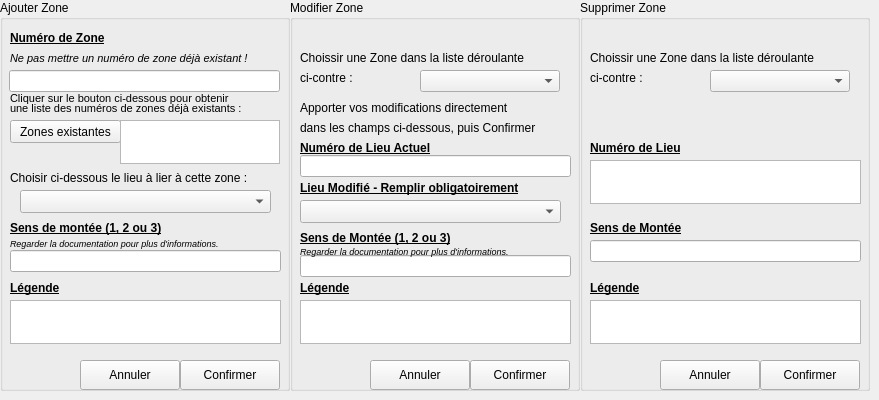
      <widget class="QWidget" name="tbGestionZone">
       <attribute name="title">
        <string>Gestion des zones...</string>
       </attribute>
       <widget class="QGroupBox" name="gbModifierZone">
        <property name="geometry">
         <rect>
          <x>290</x>
          <y>0</y>
          <width>290</width>
          <height>391</height>
         </rect>
        </property>
        <property name="title">
         <string>Modifier Zone</string>
        </property>
        <widget class="QLabel" name="label_93">
         <property name="geometry">
          <rect>
           <x>10</x>
           <y>50</y>
           <width>261</width>
           <height>16</height>
          </rect>
         </property>
         <property name="text">
          <string>Choissir une Zone dans la liste déroulante</string>
         </property>
        </widget>
        <widget class="QComboBox" name="cBoxZoneMod">
         <property name="geometry">
          <rect>
           <x>130</x>
           <y>70</y>
           <width>140</width>
           <height>22</height>
          </rect>
         </property>
        </widget>
        <widget class="QLabel" name="label_94">
         <property name="geometry">
          <rect>
           <x>10</x>
           <y>70</y>
           <width>71</width>
           <height>16</height>
          </rect>
         </property>
         <property name="text">
          <string>ci-contre :</string>
         </property>
        </widget>
        <widget class="QLabel" name="label_95">
         <property name="geometry">
          <rect>
           <x>10</x>
           <y>230</y>
           <width>191</width>
           <height>16</height>
          </rect>
         </property>
         <property name="font">
          <font>
           <weight>75</weight>
           <bold>true</bold>
           <underline>true</underline>
          </font>
         </property>
         <property name="text">
          <string>Sens de Montée (1, 2 ou 3)</string>
         </property>
        </widget>
        <widget class="QLabel" name="label_96">
         <property name="geometry">
          <rect>
           <x>10</x>
           <y>280</y>
           <width>61</width>
           <height>16</height>
          </rect>
         </property>
         <property name="font">
          <font>
           <weight>75</weight>
           <bold>true</bold>
           <underline>true</underline>
          </font>
         </property>
         <property name="text">
          <string>Légende</string>
         </property>
        </widget>
        <widget class="QTextEdit" name="txtZoneLegendeMod">
         <property name="geometry">
          <rect>
           <x>10</x>
           <y>300</y>
           <width>271</width>
           <height>44</height>
          </rect>
         </property>
        </widget>
        <widget class="QLabel" name="label_99">
         <property name="geometry">
          <rect>
           <x>10</x>
           <y>100</y>
           <width>261</width>
           <height>16</height>
          </rect>
         </property>
         <property name="font">
          <font>
           <weight>50</weight>
           <bold>false</bold>
          </font>
         </property>
         <property name="text">
          <string>Apporter vos modifications directement</string>
         </property>
        </widget>
        <widget class="QLabel" name="label_100">
         <property name="geometry">
          <rect>
           <x>10</x>
           <y>120</y>
           <width>271</width>
           <height>16</height>
          </rect>
         </property>
         <property name="text">
          <string>dans les champs ci-dessous, puis Confirmer</string>
         </property>
        </widget>
        <widget class="QPushButton" name="btAnnulerZoneMod">
         <property name="geometry">
          <rect>
           <x>80</x>
           <y>360</y>
           <width>100</width>
           <height>30</height>
          </rect>
         </property>
         <property name="text">
          <string>Annuler</string>
         </property>
         <property name="icon">
          <iconset>
           <normaloff>C:/Users/Tom/Documents/ECOLE/BTS_IRIS_2/SuPerL/LINUX/FONCTIONNEL_RV1/Projet_Config/ressources/ButtonClose.png</normaloff>C:/Users/Tom/Documents/ECOLE/BTS_IRIS_2/SuPerL/LINUX/FONCTIONNEL_RV1/Projet_Config/ressources/ButtonClose.png</iconset>
         </property>
        </widget>
        <widget class="QPushButton" name="btOkZoneMod">
         <property name="geometry">
          <rect>
           <x>180</x>
           <y>360</y>
           <width>100</width>
           <height>30</height>
          </rect>
         </property>
         <property name="text">
          <string>Confirmer</string>
         </property>
         <property name="icon">
          <iconset>
           <normaloff>C:/Users/Tom/Documents/ECOLE/BTS_IRIS_2/SuPerL/LINUX/FONCTIONNEL_RV1/Projet_Config/ressources/bt_ok.png</normaloff>C:/Users/Tom/Documents/ECOLE/BTS_IRIS_2/SuPerL/LINUX/FONCTIONNEL_RV1/Projet_Config/ressources/bt_ok.png</iconset>
         </property>
        </widget>
        <widget class="QLabel" name="label_101">
         <property name="geometry">
          <rect>
           <x>230</x>
           <y>2</y>
           <width>51</width>
           <height>51</height>
          </rect>
         </property>
         <property name="text">
          <string/>
         </property>
         <property name="pixmap">
          <pixmap>C:/Users/Tom/Documents/ECOLE/BTS_IRIS_2/SuPerL/LINUX/FONCTIONNEL_RV1/Projet_Config/ressources/modifier.png</pixmap>
         </property>
        </widget>
        <widget class="QLabel" name="label_108">
         <property name="geometry">
          <rect>
           <x>10</x>
           <y>180</y>
           <width>281</width>
           <height>16</height>
          </rect>
         </property>
         <property name="font">
          <font>
           <weight>75</weight>
           <bold>true</bold>
           <underline>true</underline>
          </font>
         </property>
         <property name="text">
          <string>Lieu Modifié - Remplir obligatoirement</string>
         </property>
        </widget>
        <widget class="QComboBox" name="cBoxZoneLieuMod">
         <property name="geometry">
          <rect>
           <x>10</x>
           <y>200</y>
           <width>261</width>
           <height>23</height>
          </rect>
         </property>
        </widget>
        <widget class="QLineEdit" name="lEditZoneSensMonterMod">
         <property name="geometry">
          <rect>
           <x>10</x>
           <y>255</y>
           <width>271</width>
           <height>22</height>
          </rect>
         </property>
        </widget>
        <widget class="QLabel" name="label_156">
         <property name="geometry">
          <rect>
           <x>10</x>
           <y>140</y>
           <width>161</width>
           <height>16</height>
          </rect>
         </property>
         <property name="font">
          <font>
           <weight>75</weight>
           <bold>true</bold>
           <underline>true</underline>
          </font>
         </property>
         <property name="text">
          <string>Numéro de Lieu Actuel</string>
         </property>
        </widget>
        <widget class="QLineEdit" name="lEditNumLieuActuel">
         <property name="geometry">
          <rect>
           <x>10</x>
           <y>155</y>
           <width>271</width>
           <height>22</height>
          </rect>
         </property>
         <property name="cursor">
          <cursorShape>ForbiddenCursor</cursorShape>
         </property>
         <property name="readOnly">
          <bool>true</bool>
         </property>
        </widget>
        <widget class="QLabel" name="label_158">
         <property name="geometry">
          <rect>
           <x>10</x>
           <y>243</y>
           <width>261</width>
           <height>16</height>
          </rect>
         </property>
         <property name="font">
          <font>
           <pointsize>7</pointsize>
           <italic>true</italic>
          </font>
         </property>
         <property name="text">
          <string>Regarder la documentation pour plus d'informations.</string>
         </property>
        </widget>
       </widget>
       <widget class="QGroupBox" name="gbSupprimerZone">
        <property name="geometry">
         <rect>
          <x>580</x>
          <y>0</y>
          <width>290</width>
          <height>391</height>
         </rect>
        </property>
        <property name="title">
         <string>Supprimer Zone</string>
        </property>
        <widget class="QLabel" name="label_102">
         <property name="geometry">
          <rect>
           <x>10</x>
           <y>50</y>
           <width>261</width>
           <height>16</height>
          </rect>
         </property>
         <property name="text">
          <string>Choissir une Zone dans la liste déroulante</string>
         </property>
        </widget>
        <widget class="QLabel" name="label_103">
         <property name="geometry">
          <rect>
           <x>10</x>
           <y>70</y>
           <width>71</width>
           <height>16</height>
          </rect>
         </property>
         <property name="text">
          <string>ci-contre :</string>
         </property>
        </widget>
        <widget class="QComboBox" name="cBoxZoneSupp">
         <property name="geometry">
          <rect>
           <x>130</x>
           <y>70</y>
           <width>140</width>
           <height>22</height>
          </rect>
         </property>
        </widget>
        <widget class="QLabel" name="label_104">
         <property name="geometry">
          <rect>
           <x>10</x>
           <y>220</y>
           <width>111</width>
           <height>16</height>
          </rect>
         </property>
         <property name="font">
          <font>
           <weight>75</weight>
           <bold>true</bold>
           <underline>true</underline>
          </font>
         </property>
         <property name="text">
          <string>Sens de Montée</string>
         </property>
        </widget>
        <widget class="QLabel" name="label_105">
         <property name="geometry">
          <rect>
           <x>10</x>
           <y>280</y>
           <width>61</width>
           <height>16</height>
          </rect>
         </property>
         <property name="font">
          <font>
           <weight>75</weight>
           <bold>true</bold>
           <underline>true</underline>
          </font>
         </property>
         <property name="text">
          <string>Légende</string>
         </property>
        </widget>
        <widget class="QTextEdit" name="txtZoneLegendeSupp">
         <property name="geometry">
          <rect>
           <x>10</x>
           <y>300</y>
           <width>271</width>
           <height>44</height>
          </rect>
         </property>
         <property name="cursor" stdset="0">
          <cursorShape>ForbiddenCursor</cursorShape>
         </property>
         <property name="readOnly">
          <bool>true</bool>
         </property>
         <property name="textInteractionFlags">
          <set>Qt::TextSelectableByMouse</set>
         </property>
        </widget>
        <widget class="QPushButton" name="btAnnulerZoneSupp">
         <property name="geometry">
          <rect>
           <x>80</x>
           <y>360</y>
           <width>100</width>
           <height>30</height>
          </rect>
         </property>
         <property name="text">
          <string>Annuler</string>
         </property>
         <property name="icon">
          <iconset>
           <normaloff>C:/Users/Tom/Documents/ECOLE/BTS_IRIS_2/SuPerL/LINUX/FONCTIONNEL_RV1/Projet_Config/ressources/ButtonClose.png</normaloff>C:/Users/Tom/Documents/ECOLE/BTS_IRIS_2/SuPerL/LINUX/FONCTIONNEL_RV1/Projet_Config/ressources/ButtonClose.png</iconset>
         </property>
        </widget>
        <widget class="QPushButton" name="btOkZoneSupp">
         <property name="geometry">
          <rect>
           <x>180</x>
           <y>360</y>
           <width>100</width>
           <height>30</height>
          </rect>
         </property>
         <property name="text">
          <string>Confirmer</string>
         </property>
         <property name="icon">
          <iconset>
           <normaloff>C:/Users/Tom/Documents/ECOLE/BTS_IRIS_2/SuPerL/LINUX/FONCTIONNEL_RV1/Projet_Config/ressources/bt_ok.png</normaloff>C:/Users/Tom/Documents/ECOLE/BTS_IRIS_2/SuPerL/LINUX/FONCTIONNEL_RV1/Projet_Config/ressources/bt_ok.png</iconset>
         </property>
        </widget>
        <widget class="QLabel" name="label_106">
         <property name="geometry">
          <rect>
           <x>230</x>
           <y>0</y>
           <width>51</width>
           <height>51</height>
          </rect>
         </property>
         <property name="text">
          <string/>
         </property>
         <property name="pixmap">
          <pixmap>C:/Users/Tom/Documents/ECOLE/BTS_IRIS_2/SuPerL/LINUX/FONCTIONNEL_RV1/Projet_Config/ressources/supprimer.png</pixmap>
         </property>
        </widget>
        <widget class="QTextEdit" name="txtZoneLieuSupp">
         <property name="geometry">
          <rect>
           <x>10</x>
           <y>160</y>
           <width>271</width>
           <height>44</height>
          </rect>
         </property>
         <property name="cursor" stdset="0">
          <cursorShape>ForbiddenCursor</cursorShape>
         </property>
         <property name="readOnly">
          <bool>true</bool>
         </property>
        </widget>
        <widget class="QLabel" name="label_109">
         <property name="geometry">
          <rect>
           <x>10</x>
           <y>140</y>
           <width>111</width>
           <height>16</height>
          </rect>
         </property>
         <property name="font">
          <font>
           <weight>75</weight>
           <bold>true</bold>
           <underline>true</underline>
          </font>
         </property>
         <property name="text">
          <string>Numéro de Lieu</string>
         </property>
        </widget>
        <widget class="QLineEdit" name="lEditZoneSensMonterSupp">
         <property name="geometry">
          <rect>
           <x>10</x>
           <y>240</y>
           <width>271</width>
           <height>22</height>
          </rect>
         </property>
         <property name="cursor">
          <cursorShape>ForbiddenCursor</cursorShape>
         </property>
         <property name="readOnly">
          <bool>true</bool>
         </property>
        </widget>
       </widget>
       <widget class="QGroupBox" name="gbAjouterZone">
        <property name="enabled">
         <bool>true</bool>
        </property>
        <property name="geometry">
         <rect>
          <x>0</x>
          <y>0</y>
          <width>290</width>
          <height>391</height>
         </rect>
        </property>
        <property name="title">
         <string>Ajouter Zone</string>
        </property>
        <widget class="QLabel" name="label_73">
         <property name="geometry">
          <rect>
           <x>10</x>
           <y>30</y>
           <width>121</width>
           <height>16</height>
          </rect>
         </property>
         <property name="font">
          <font>
           <weight>75</weight>
           <bold>true</bold>
           <underline>true</underline>
          </font>
         </property>
         <property name="text">
          <string>Numéro de Zone</string>
         </property>
        </widget>
        <widget class="QLineEdit" name="lEditNumZoneAdd">
         <property name="geometry">
          <rect>
           <x>9</x>
           <y>70</y>
           <width>271</width>
           <height>22</height>
          </rect>
         </property>
        </widget>
        <widget class="QLabel" name="label_78">
         <property name="geometry">
          <rect>
           <x>10</x>
           <y>90</y>
           <width>251</width>
           <height>16</height>
          </rect>
         </property>
         <property name="font">
          <font>
           <pointsize>8</pointsize>
          </font>
         </property>
         <property name="text">
          <string>Cliquer sur le bouton ci-dessous pour obtenir</string>
         </property>
        </widget>
        <widget class="QLabel" name="label_79">
         <property name="geometry">
          <rect>
           <x>10</x>
           <y>100</y>
           <width>271</width>
           <height>16</height>
          </rect>
         </property>
         <property name="font">
          <font>
           <pointsize>8</pointsize>
          </font>
         </property>
         <property name="text">
          <string>une liste des numéros de zones déjà existants :</string>
         </property>
        </widget>
        <widget class="QPushButton" name="btVueExistante_2">
         <property name="geometry">
          <rect>
           <x>10</x>
           <y>120</y>
           <width>111</width>
           <height>23</height>
          </rect>
         </property>
         <property name="text">
          <string>Zones existantes</string>
         </property>
        </widget>
        <widget class="QTextEdit" name="txtZoneExiste">
         <property name="geometry">
          <rect>
           <x>120</x>
           <y>120</y>
           <width>160</width>
           <height>44</height>
          </rect>
         </property>
         <property name="cursor" stdset="0">
          <cursorShape>ForbiddenCursor</cursorShape>
         </property>
         <property name="mouseTracking">
          <bool>false</bool>
         </property>
         <property name="textInteractionFlags">
          <set>Qt::TextSelectableByMouse</set>
         </property>
        </widget>
        <widget class="QLabel" name="label_80">
         <property name="geometry">
          <rect>
           <x>10</x>
           <y>50</y>
           <width>281</width>
           <height>16</height>
          </rect>
         </property>
         <property name="font">
          <font>
           <pointsize>8</pointsize>
           <italic>true</italic>
          </font>
         </property>
         <property name="text">
          <string>Ne pas mettre un numéro de zone déjà existant !</string>
         </property>
        </widget>
        <widget class="QLabel" name="label_87">
         <property name="geometry">
          <rect>
           <x>10</x>
           <y>220</y>
           <width>191</width>
           <height>16</height>
          </rect>
         </property>
         <property name="font">
          <font>
           <weight>75</weight>
           <bold>true</bold>
           <underline>true</underline>
          </font>
         </property>
         <property name="text">
          <string>Sens de montée (1, 2 ou 3)</string>
         </property>
        </widget>
        <widget class="QLabel" name="label_89">
         <property name="geometry">
          <rect>
           <x>10</x>
           <y>280</y>
           <width>191</width>
           <height>16</height>
          </rect>
         </property>
         <property name="font">
          <font>
           <weight>75</weight>
           <bold>true</bold>
           <underline>true</underline>
          </font>
         </property>
         <property name="text">
          <string>Légende</string>
         </property>
        </widget>
        <widget class="QTextEdit" name="txtZoneLegendeAdd">
         <property name="geometry">
          <rect>
           <x>10</x>
           <y>300</y>
           <width>271</width>
           <height>44</height>
          </rect>
         </property>
        </widget>
        <widget class="QPushButton" name="btAnnulerZoneAdd">
         <property name="geometry">
          <rect>
           <x>80</x>
           <y>360</y>
           <width>100</width>
           <height>30</height>
          </rect>
         </property>
         <property name="text">
          <string>Annuler</string>
         </property>
         <property name="icon">
          <iconset>
           <normaloff>C:/Users/Tom/Documents/ECOLE/BTS_IRIS_2/SuPerL/LINUX/FONCTIONNEL_RV1/Projet_Config/ressources/ButtonClose.png</normaloff>C:/Users/Tom/Documents/ECOLE/BTS_IRIS_2/SuPerL/LINUX/FONCTIONNEL_RV1/Projet_Config/ressources/ButtonClose.png</iconset>
         </property>
        </widget>
        <widget class="QPushButton" name="btOkZoneAdd">
         <property name="geometry">
          <rect>
           <x>180</x>
           <y>360</y>
           <width>100</width>
           <height>30</height>
          </rect>
         </property>
         <property name="text">
          <string>Confirmer</string>
         </property>
         <property name="icon">
          <iconset>
           <normaloff>C:/Users/Tom/Documents/ECOLE/BTS_IRIS_2/SuPerL/LINUX/FONCTIONNEL_RV1/Projet_Config/ressources/bt_ok.png</normaloff>C:/Users/Tom/Documents/ECOLE/BTS_IRIS_2/SuPerL/LINUX/FONCTIONNEL_RV1/Projet_Config/ressources/bt_ok.png</iconset>
         </property>
        </widget>
        <widget class="QLabel" name="label_92">
         <property name="geometry">
          <rect>
           <x>230</x>
           <y>0</y>
           <width>51</width>
           <height>51</height>
          </rect>
         </property>
         <property name="text">
          <string/>
         </property>
         <property name="pixmap">
          <pixmap>C:/Users/Tom/Documents/ECOLE/BTS_IRIS_2/SuPerL/LINUX/FONCTIONNEL_RV1/Projet_Config/ressources/new.png</pixmap>
         </property>
        </widget>
        <widget class="QLabel" name="label_107">
         <property name="geometry">
          <rect>
           <x>10</x>
           <y>170</y>
           <width>321</width>
           <height>16</height>
          </rect>
         </property>
         <property name="text">
          <string>Choisir ci-dessous le lieu à lier à cette zone :</string>
         </property>
        </widget>
        <widget class="QComboBox" name="cBoxLieuLier">
         <property name="geometry">
          <rect>
           <x>20</x>
           <y>190</y>
           <width>251</width>
           <height>23</height>
          </rect>
         </property>
        </widget>
        <widget class="QLineEdit" name="lEditZoneSensMonterAdd">
         <property name="geometry">
          <rect>
           <x>10</x>
           <y>250</y>
           <width>271</width>
           <height>22</height>
          </rect>
         </property>
        </widget>
        <widget class="QLabel" name="label_157">
         <property name="geometry">
          <rect>
           <x>10</x>
           <y>235</y>
           <width>261</width>
           <height>16</height>
          </rect>
         </property>
         <property name="font">
          <font>
           <pointsize>7</pointsize>
           <italic>true</italic>
          </font>
         </property>
         <property name="text">
          <string>Regarder la documentation pour plus d'informations.</string>
         </property>
        </widget>
       </widget>
      </widget>
